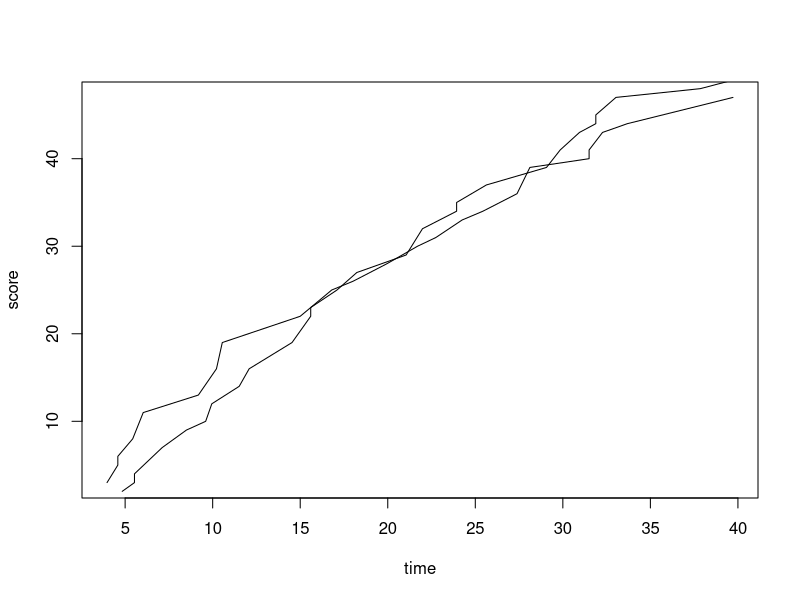

This figure's R source:
## Problem 1: Generate a graph using score-by-score info from game in txt file

# Load the score-by-score information
UWvMSU<-read.table(file="UWvMSU_1-22-13.txt",header=TRUE,stringsAsFactors=FALSE)
# Organize score info by school
UW<-UWvMSU[UWvMSU$team=='UW',]
MSU<-UWvMSU[UWvMSU$team=='MSU',]
# Aggregate the score data for each school by the time
totalscoreUW<-numeric(length(UW$score))
for(i in 1:length(UW$score)){
  totalscoreUW[i]<-sum(UW$score[1:i])
}

totalscoreMSU<-numeric(length(MSU$score))
for(i in 1:length(MSU$score)){
  totalscoreMSU[i]<-sum(MSU$score[1:i])
}

# Plot aggregate scores with time as the other variable
x1<-UW$time
x2<-MSU$time
y1<-totalscoreUW
y2<-totalscoreMSU
plot(x1,y1,type='l',xlab='time',ylab='score')
lines(x2,y2)


## Problem 2:Generate "Guess my number" game

# Generate random number from 1-100
randomnum<-sample(1:100,1)
# Limit to 10 guesses
for (i in 1:10){
  guess<-readline(prompt="Pick a number from 1 to 100")}
# Generate output "lower", "higher", and "correct"
if(randomnum<guess){
  print("lower")
  }else if(randomnum>guess){
      print("higher")
        }else{
  if(randomnum==guess){
    print("correct!")
  }
}